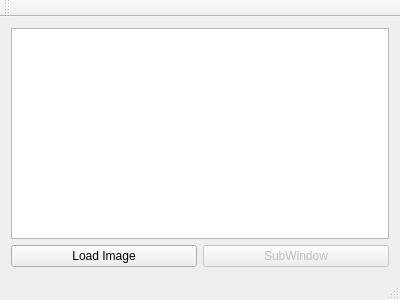
<?xml version="1.0" encoding="UTF-8"?>
<ui version="4.0">
 <class>MainWindow</class>
 <widget class="QMainWindow" name="MainWindow">
  <property name="geometry">
   <rect>
    <x>0</x>
    <y>0</y>
    <width>400</width>
    <height>300</height>
   </rect>
  </property>
  <property name="windowTitle">
   <string>MainWindow</string>
  </property>
  <widget class="QWidget" name="centralWidget">
   <layout class="QGridLayout" name="gridLayout">
    <item row="1" column="0">
     <widget class="QPushButton" name="loadButton">
      <property name="enabled">
       <bool>true</bool>
      </property>
      <property name="text">
       <string>Load Image</string>
      </property>
     </widget>
    </item>
    <item row="1" column="1">
     <widget class="QPushButton" name="subWindowsButton">
      <property name="enabled">
       <bool>false</bool>
      </property>
      <property name="text">
       <string>SubWindow</string>
      </property>
     </widget>
    </item>
    <item row="0" column="0" colspan="2">
     <widget class="QGraphicsView" name="graphicsView"/>
    </item>
   </layout>
  </widget>
  <widget class="QMenuBar" name="menuBar">
   <property name="geometry">
    <rect>
     <x>0</x>
     <y>0</y>
     <width>400</width>
     <height>22</height>
    </rect>
   </property>
  </widget>
  <widget class="QToolBar" name="mainToolBar">
   <attribute name="toolBarArea">
    <enum>TopToolBarArea</enum>
   </attribute>
   <attribute name="toolBarBreak">
    <bool>false</bool>
   </attribute>
  </widget>
  <widget class="QStatusBar" name="statusBar"/>
 </widget>
 <layoutdefault spacing="6" margin="11"/>
 <resources/>
 <connections/>
</ui>
